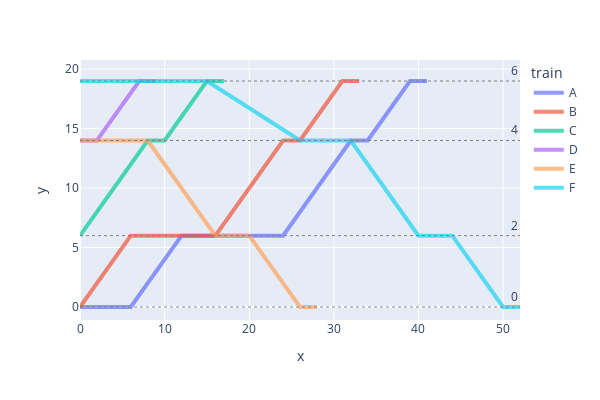

Notebook code cell kept with this figure:
### Markdown cell above
一旦我们有了这些坐标,我们可以计算每列列车的单个线段,然后将这些线段连接为路径。我们将站点绘制为虚线。通常线段的斜率表示列车的速度。

请注意,对于 `yshape` 数据集,轨道中有一个交叉点,但两个分支无法在一维中正确可视化。站点 6 被绘制在站点 4 和 8 之间,即使从站点 4 到 8 行驶的列车实际上并没有经过/通过站点 6。

### Code cell
df_diagram = it.chain(*[[{ 'train':train, 'y': train_coordinates[train, resource][0], 'x': start }, { 'train':train, 'y': train_coordinates[train, resource][1], 'x':end }] for (train, resource), (start, end, next) in intervals.items()])
fig = px.line(df_diagram, x='x', y='y', color='train', width=600, height=400)
fig.update_traces(line={'width': 4}, opacity=.7)
for station, y_ab in station_y.items():    
    fig.add_hline(y=y_ab, annotation_text=station, line_dash="dot", line_width=1, line_color='gray')
fig.show()

### Figure 1 — Plotly figure (JSON) as saved in the notebook; plotly's stock layout.template omitted (floating-point values rounded to 4 significant figures)
{"data": [{"hovertemplate": "train=A<br>x=%{x}<br>y=%{y}<extra></extra>", "legendgroup": "A", "line": {"color": "#636efa", "dash": "solid", "width": 4}, "marker": {"symbol": "circle"}, "mode": "lines", "name": "A", "opacity": 0.7, "orientation": "v", "showlegend": true, "type": "scatter", "x": [0, 6, 6, 12, 12, 24, 24, 32, 32, 34, 34, 39, 39, 41], "xaxis": "x", "y": [0, 0, 0, 6, 6, 6, 6, 14, 14, 14, 14, 19, 19, 19], "yaxis": "y"}, {"hovertemplate": "train=B<br>x=%{x}<br>y=%{y}<extra></extra>", "legendgroup": "B", "line": {"color": "#EF553B", "dash": "solid", "width": 4}, "marker": {"symbol": "circle"}, "mode": "lines", "name": "B", "opacity": 0.7, "orientation": "v", "showlegend": true, "type": "scatter", "x": [0, 6, 6, 16, 16, 24, 24, 26, 26, 31, 31, 33], "xaxis": "x", "y": [0, 6, 6, 6, 6, 14, 14, 14, 14, 19, 19, 19], "yaxis": "y"}, {"hovertemplate": "train=C<br>x=%{x}<br>y=%{y}<extra></extra>", "legendgroup": "C", "line": {"color": "#00cc96", "dash": "solid", "width": 4}, "marker": {"symbol": "circle"}, "mode": "lines", "name": "C", "opacity": 0.7, "orientation": "v", "showlegend": true, "type": "scatter", "x": [0, 8, 8, 10, 10, 15, 15, 17], "xaxis": "x", "y": [6, 14, 14, 14, 14, 19, 19, 19], "yaxis": "y"}, {"hovertemplate": "train=D<br>x=%{x}<br>y=%{y}<extra></extra>", "legendgroup": "D", "line": {"color": "#ab63fa", "dash": "solid", "width": 4}, "marker": {"symbol": "circle"}, "mode": "lines", "name": "D", "opacity": 0.7, "orientation": "v", "showlegend": true, "type": "scatter", "x": [0, 2, 2, 7, 7, 9], "xaxis": "x", "y": [14, 14, 14, 19, 19, 19], "yaxis": "y"}, {"hovertemplate": "train=E<br>x=%{x}<br>y=%{y}<extra></extra>", "legendgroup": "E", "line": {"color": "#FFA15A", "dash": "solid", "width": 4}, "marker": {"symbol": "circle"}, "mode": "lines", "name": "E", "opacity": 0.7, "orientation": "v", "showlegend": true, "type": "scatter", "x": [0, 8, 8, 16, 16, 20, 20, 26, 26, 28], "xaxis": "x", "y": [14, 14, 14, 6, 6, 6, 6, 0, 0, 0], "yaxis": "y"}, {"hovertemplate": "train=F<br>x=%{x}<br>y=%{y}<extra></extra>", "legendgroup": "F", "line": {"color": "#19d3f3", "dash": "solid", "width": 4}, "marker": {"symbol": "circle"}, "mode": "lines", "name": "F", "opacity": 0.7, "orientation": "v", "showlegend": true, "type": "scatter", "x": [0, 15, 15, 26, 26, 32, 32, 40, 40, 44, 44, 50, 50, 52], "xaxis": "x", "y": [19, 19, 19, 14, 14, 14, 14, 6, 6, 6, 6, 0, 0, 0], "yaxis": "y"}], "layout": {"annotations": [{"showarrow": false, "text": "0", "x": 1, "xanchor": "right", "xref": "x domain", "y": 0, "yanchor": "bottom", "yref": "y"}, {"showarrow": false, "text": "2", "x": 1, "xanchor": "right", "xref": "x domain", "y": 6, "yanchor": "bottom", "yref": "y"}, {"showarrow": false, "text": "4", "x": 1, "xanchor": "right", "xref": "x domain", "y": 14, "yanchor": "bottom", "yref": "y"}, {"showarrow": false, "text": "6", "x": 1, "xanchor": "right", "xref": "x domain", "y": 19, "yanchor": "bottom", "yref": "y"}], "height": 400, "legend": {"title": {"text": "train"}, "tracegroupgap": 0}, "margin": {"t": 60}, "shapes": [{"line": {"color": "gray", "dash": "dot", "width": 1}, "type": "line", "x0": 0, "x1": 1, "xref": "x domain", "y0": 0, "y1": 0, "yref": "y"}, {"line": {"color": "gray", "dash": "dot", "width": 1}, "type": "line", "x0": 0, "x1": 1, "xref": "x domain", "y0": 6, "y1": 6, "yref": "y"}, {"line": {"color": "gray", "dash": "dot", "width": 1}, "type": "line", "x0": 0, "x1": 1, "xref": "x domain", "y0": 14, "y1": 14, "yref": "y"}, {"line": {"color": "gray", "dash": "dot", "width": 1}, "type": "line", "x0": 0, "x1": 1, "xref": "x domain", "y0": 19, "y1": 19, "yref": "y"}], "width": 600, "xaxis": {"anchor": "y", "domain": [0, 1], "title": {"text": "x"}}, "yaxis": {"anchor": "x", "domain": [0, 1], "title": {"text": "y"}}}}
